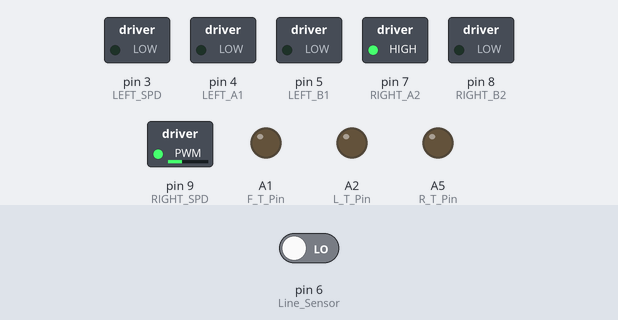
Bench run of a sketch on a simulated Arduino Uno, built with avr-gcc and run on an emulated ATmega328P. Shown: switched loads named in the sketch (green lamp = pin HIGH), output pins drawn as LEDs (lit = HIGH). Inputs (shaded band) come from the test bench; at power-on: pin 6 (Line_Sensor) LOW. What the sketch prints to the serial monitor is not drawn.

Above: at 1.2 s.
1.3 s: pin 6 (Line_Sensor) driven HIGH
At 2.0 s:
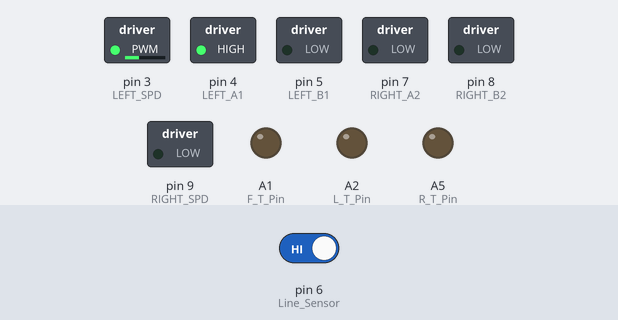
Timing chart, 0 to 4.3 s (numbered marks = the images above; inputs shaded):
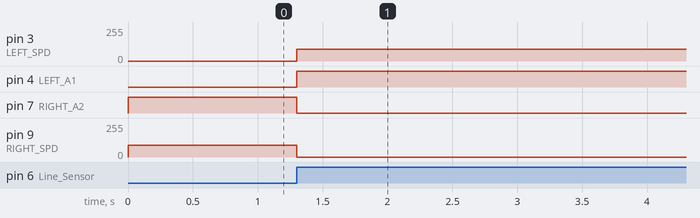

Measured:
- after the input at 1.3 s, pin 3 (LEFT_SPD): 0/255 → 88/255 at once; pin 4 (LEFT_A1): LOW → HIGH at once; pin 7 (RIGHT_A2): HIGH → LOW at once; pin 9 (RIGHT_SPD): 88/255 → 0/255 at once

The sketch:

line_tracking.ino
```cpp
#include <SoftwareSerial.h>

#define Line_Sensor 6
#define LEFT_SPD 3
#define LEFT_A1 4
#define LEFT_B1 5
#define RIGHT_A2 7
#define RIGHT_B2 8
#define RIGHT_SPD 9
#define F_E_Pin A0
#define F_T_Pin A1
#define L_E_Pin A3
#define L_T_Pin A2
#define R_E_Pin A4
#define R_T_Pin A5


void setup() {
  pinMode(Line_Sensor, INPUT);
  pinMode(LEFT_SPD, OUTPUT);
  pinMode(LEFT_A1, OUTPUT);
  pinMode(RIGHT_A2, OUTPUT);
  pinMode(LEFT_B1, OUTPUT);
  pinMode(RIGHT_B2, OUTPUT);
  pinMode(RIGHT_SPD, OUTPUT);
  pinMode(F_E_Pin, INPUT);
  pinMode(F_T_Pin, OUTPUT);
  pinMode(L_E_Pin, INPUT);
  pinMode(L_T_Pin, OUTPUT);
  pinMode(R_E_Pin, INPUT);
  pinMode(R_T_Pin, OUTPUT);
  Serial.begin(9600);
}

void loop() {

  if (LineSensor() == 1) {
    motors(1, 88, 0, 0, 2);
  } else {
    motors(0, 0, 1, 88, 2);

  }
//
//  while(1){
//    if(LineSensor() > 1){
//      motors(1, 88, 0, 0, 2);
//    }
//
//  }

  Serial.println(digitalRead(Line_Sensor));

}


float F_distance() {

  float duration_a, F_distance;
  digitalWrite(F_T_Pin, HIGH);
  delay(10);
  digitalWrite(F_T_Pin, LOW);
  duration_a = pulseIn(F_E_Pin, HIGH);
  F_distance = ((float)(340 * duration_a) / 10000) / 2;

  return F_distance;
}


float L_distance() {
  float duration_b, L_distance;
  digitalWrite(L_T_Pin, HIGH);
  delay(10);
  digitalWrite(L_T_Pin, LOW);
  duration_b = pulseIn(L_E_Pin, HIGH);
  L_distance = ((float)(340 * duration_b) / 10000) / 2;

  return L_distance;
}

float R_distance() {
  float duration_c, R_distance;
  digitalWrite(R_T_Pin, HIGH);
  delay(10);
  digitalWrite(R_T_Pin, LOW);
  duration_c = pulseIn(R_E_Pin, HIGH);
  R_distance = ((float)(340 * duration_c) / 10000) / 2;

  return R_distance;
}

bool LineSensor() {
  return digitalRead(Line_Sensor);
}

void stop() {
  digitalWrite(LEFT_A1, LOW);
  digitalWrite(LEFT_B1, LOW);
  analogWrite(LEFT_SPD, 0);
  digitalWrite(RIGHT_A2, LOW);
  digitalWrite(RIGHT_B2, LOW);
  analogWrite(RIGHT_SPD, 0);
  delay(200);
}

void motors(int d_l, int s_l, int d_r, int s_r, int delay_time) {

  if (d_l == 0) {
    digitalWrite(LEFT_A1, LOW);
    digitalWrite(LEFT_B1, LOW);
    analogWrite(LEFT_SPD, 0);
  } else if (d_l == 1) {
    digitalWrite(LEFT_A1, HIGH);
    digitalWrite(LEFT_B1, LOW);
    analogWrite(LEFT_SPD, s_l);
  } else if (d_l == 2) {
    digitalWrite(LEFT_A1, LOW);
    digitalWrite(LEFT_B1, HIGH);
    analogWrite(LEFT_SPD, s_l);
  } else {}

  if (d_r == 0) {
    digitalWrite(RIGHT_A2, LOW);
    digitalWrite(RIGHT_B2, LOW);
    analogWrite(RIGHT_SPD, 0);
  } else if (d_r == 1) {
    digitalWrite(RIGHT_A2, HIGH);
    digitalWrite(RIGHT_B2, LOW);
    analogWrite(RIGHT_SPD, s_r);
  } else if (d_r == 2) {
    digitalWrite(RIGHT_A2, LOW);
    digitalWrite(RIGHT_B2, HIGH);
    analogWrite(RIGHT_SPD, s_r);
  } else {}

  delay(delay_time);
}
```
